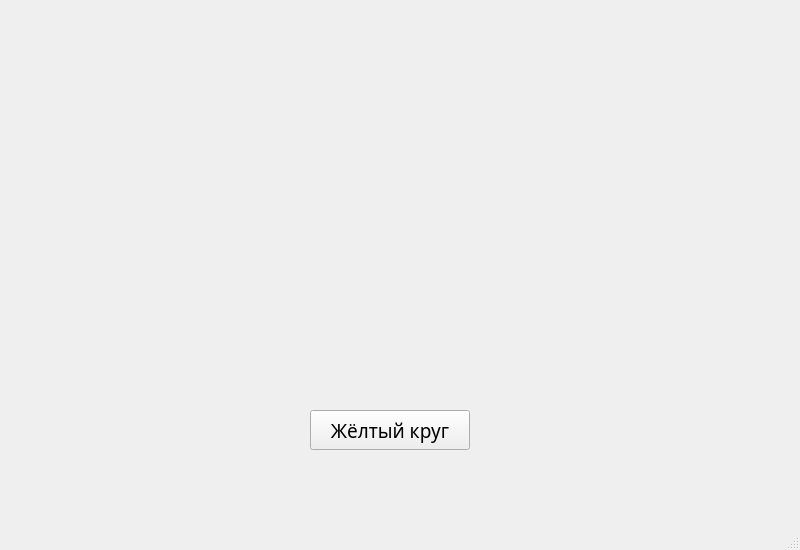
<?xml version="1.0" encoding="UTF-8"?>
<ui version="4.0">
 <class>MainWindow</class>
 <widget class="QMainWindow" name="MainWindow">
  <property name="geometry">
   <rect>
    <x>0</x>
    <y>0</y>
    <width>800</width>
    <height>550</height>
   </rect>
  </property>
  <property name="maximumSize">
   <size>
    <width>16777215</width>
    <height>16777210</height>
   </size>
  </property>
  <property name="font">
   <font>
    <family>Arial Unicode MS</family>
    <pointsize>16</pointsize>
   </font>
  </property>
  <property name="windowTitle">
   <string>MainWindow</string>
  </property>
  <widget class="QWidget" name="centralwidget">
   <widget class="QPushButton" name="pushButton">
    <property name="geometry">
     <rect>
      <x>310</x>
      <y>410</y>
      <width>160</width>
      <height>40</height>
     </rect>
    </property>
    <property name="font">
     <font>
      <pointsize>14</pointsize>
     </font>
    </property>
    <property name="text">
     <string>Жёлтый круг</string>
    </property>
   </widget>
   <widget class="QLabel" name="label">
    <property name="geometry">
     <rect>
      <x>50</x>
      <y>30</y>
      <width>700</width>
      <height>350</height>
     </rect>
    </property>
    <property name="font">
     <font>
      <pointsize>14</pointsize>
     </font>
    </property>
    <property name="text">
     <string/>
    </property>
   </widget>
  </widget>
  <widget class="QMenuBar" name="menubar">
   <property name="geometry">
    <rect>
     <x>0</x>
     <y>0</y>
     <width>800</width>
     <height>42</height>
    </rect>
   </property>
  </widget>
  <widget class="QStatusBar" name="statusbar"/>
 </widget>
 <resources/>
 <connections/>
</ui>
